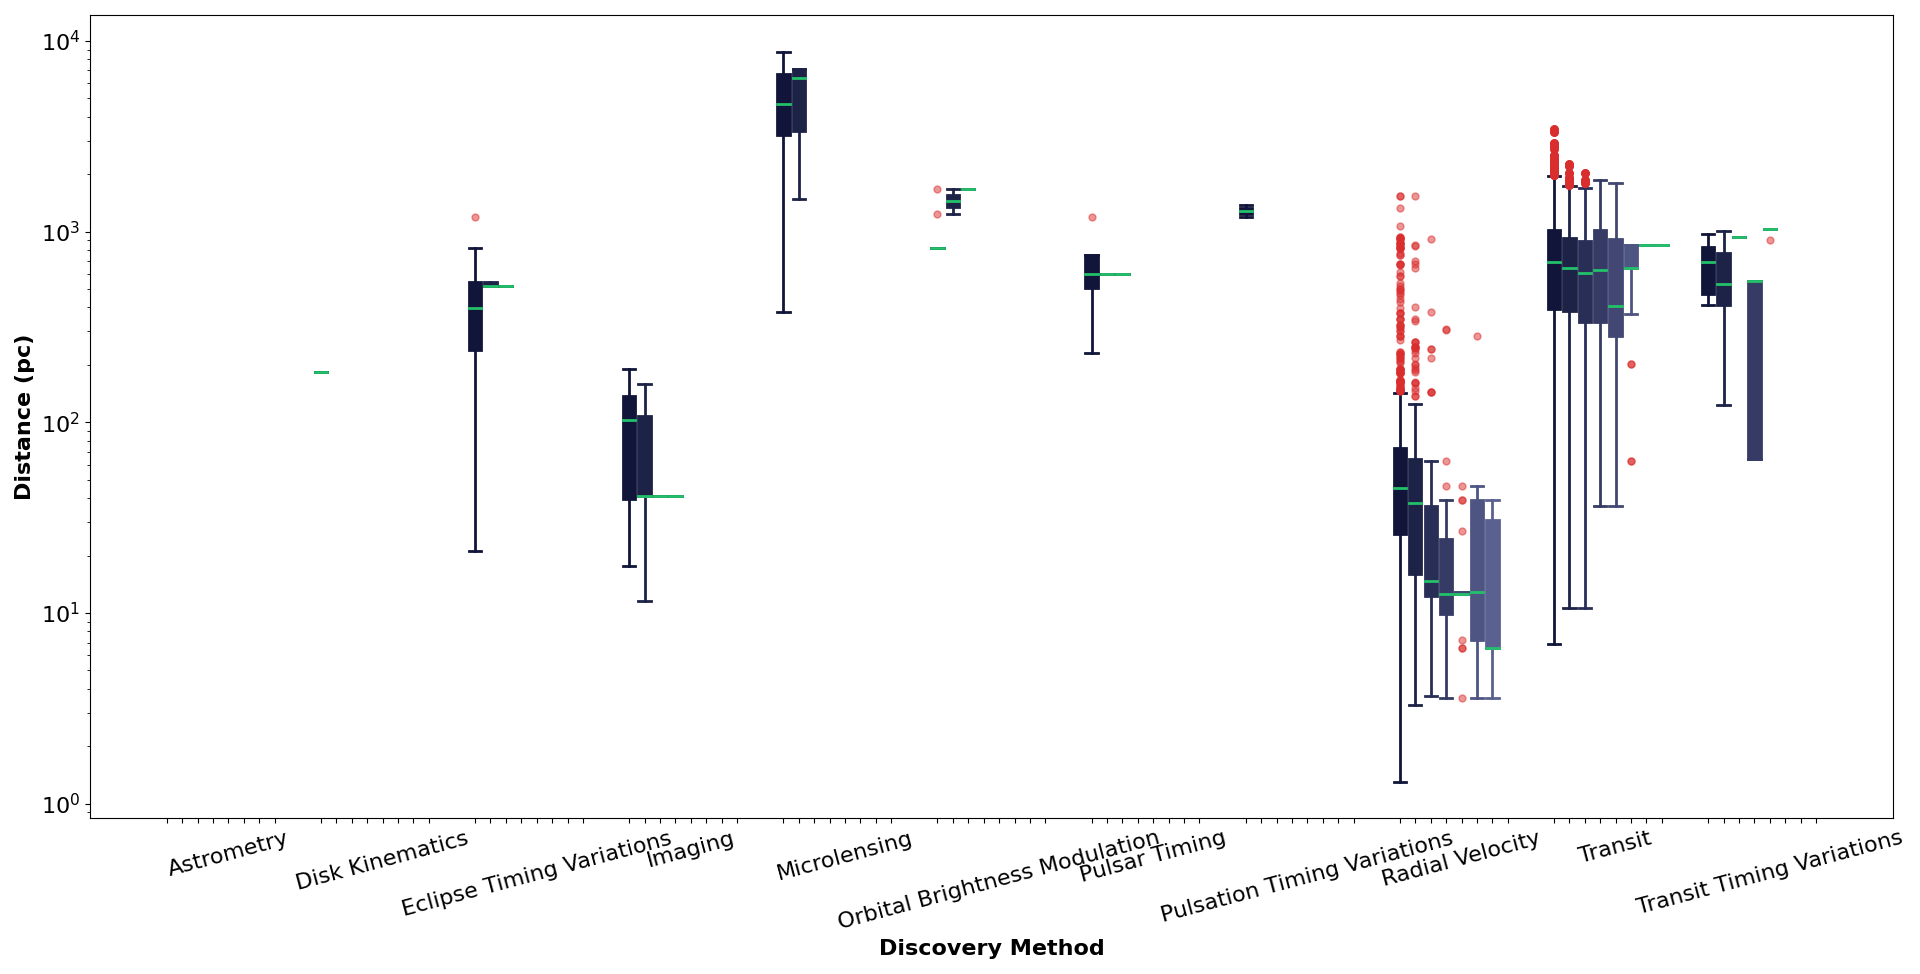

This figure's Python source:

# Paths:
path_data = "data/"

# Packages:
import numpy as np
import pandas as pd
import matplotlib.pyplot as plt
from matplotlib.colors import LinearSegmentedColormap, Normalize
from matplotlib.colorbar import ColorbarBase
import matplotlib.gridspec as gridspec

# Display options:
pd.set_option("display.width", 1200)
pd.set_option("display.max_columns", 300)
pd.set_option("display.max_rows", 300)

# Dataset:
df = pd.read_csv(path_data + "nasa_exoplanets.csv")
df_varnames = pd.read_csv(path_data + "nasa_exoplanets_var_names.csv")

# Variables:
cat_var1 = "discoverymethod"
cat_var_name1 = df_varnames.loc[(df_varnames["var"] == cat_var1), ["var_name"]].values[0][0]
cat_var2 = "pl_letter"
cat_var_name2 = df_varnames.loc[(df_varnames["var"] == cat_var2), ["var_name"]].values[0][0]
num_var = "sy_dist"
num_var_name = df_varnames.loc[(df_varnames["var"] == num_var), ["var_name"]].values[0][0]

# Adapt the data:
df_plot = df.loc[:, [cat_var1, cat_var2, num_var]]

# Deal with nan:
df_plot[cat_var1] = df_plot[cat_var1].fillna("NA")
df_plot[cat_var2] = df_plot[cat_var2].fillna("NA")

# Plot:
lvls1 = np.sort(df_plot[cat_var1].unique())
n_levels1 = len(lvls1)
lvls2 = np.sort(df_plot[cat_var2].unique())
n_levels2 = len(lvls2)
cmap = LinearSegmentedColormap.from_list("my_palette", ["#111539", "#97A1D9"])
my_palette = [cmap(i/n_levels1) for i in np.array(range(n_levels2))]
fig, ax = plt.subplots(
    figsize = (20, 10),
    tight_layout = True
)
outlier_color = "#DA2E2E"
median_color = "#23C16A"
total_width = 0.8
single_width = total_width/n_levels2*0.8
for l1, lvl1 in enumerate(lvls1):
    for l2, lvl2 in enumerate(lvls2):
        edge_color = my_palette[l2]
        fill_color = my_palette[l2]
        df_lvl = df_plot.loc[(df_plot.loc[:, cat_var1] == lvl1) & \
                             (df_plot.loc[:, cat_var2] == lvl2), num_var].values
        df_lvl = df_lvl[~np.isnan(df_lvl)]
        x_offset = total_width/n_levels2*l2
        # Centralize the lvl1 label:
        if l2 == n_levels2//2:
            lbl1 = lvl1
        else:
            lbl1 = ""        
        bp = ax.boxplot(
            x = df_lvl,
            labels = [lbl1],
            positions = [l1 + x_offset],
            widths = single_width,
            patch_artist = True
        )
        for patch in bp["boxes"]:
            patch.set(
                color = edge_color,
                facecolor = fill_color,
                linewidth = 2
            )
        for patch in bp["whiskers"]:
            patch.set(
                color = edge_color,
                linewidth = 2
            )
        for patch in bp["caps"]:
            patch.set(
                color = edge_color,
                linewidth = 2,
                xdata = patch.get_xdata() + (-single_width/4, single_width/4)
            )
        for patch in bp["medians"]:
            patch.set(
                color = median_color,
                linewidth = 2
            )
        for patch in bp["fliers"]:
            patch.set(
                marker = "o",
                markeredgecolor = outlier_color,
                markerfacecolor = outlier_color,
                markersize = 5,
                alpha = 0.5
            )
_ = ax.set_yscale("log")
_ = ax.set_xlabel(
    cat_var_name1,
    fontsize = 16,
    fontweight = "bold"
)
_ = ax.set_ylabel(
    num_var_name,
    fontsize = 16,
    fontweight = "bold"
)
_ = ax.tick_params(
    axis = "x", 
    which = "major", 
    labelsize = 16,
    rotation = 15
)
_ = ax.tick_params(
    axis = "y", 
    which = "major", 
    labelsize = 16
)
